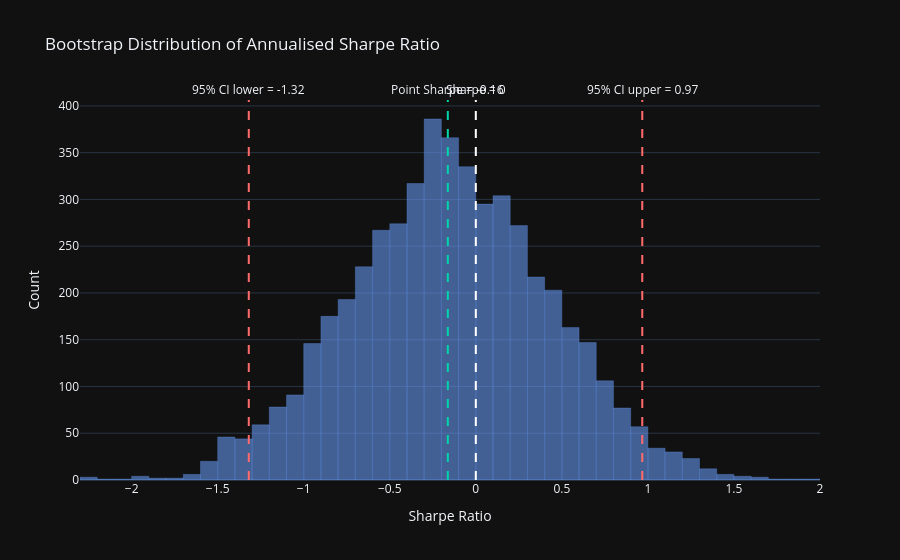

Notebook code cell kept with this figure:
### Markdown cell above
## 5  |  Bootstrap Confidence Interval for Sharpe

A point estimate of the Sharpe ratio can be misleading. Bootstrapping the statistic shows the **uncertainty** around the estimate — crucial when deciding whether a strategy is truly positive-Sharpe.

### Code cell
# Re-collect all bootstrap Sharpe samples for the candidate
boot_rng = np.random.default_rng(SEED)
n = len(candidate_returns)
boot_sharpes = np.array([
    (boot_rng.choice(candidate_returns, size=n, replace=True).mean() /
     boot_rng.choice(candidate_returns, size=n, replace=True).std(ddof=1)) * ANNUAL_FACTOR
    for _ in range(BOOTSTRAP_REPS)
])

ci_lo = candidate_metrics['sharpe_ci_lo']
ci_hi = candidate_metrics['sharpe_ci_hi']
point_sharpe = candidate_metrics['sharpe']

fig = go.Figure()

fig.add_trace(go.Histogram(
    x=boot_sharpes,
    nbinsx=80,
    name='Bootstrap Sharpe',
    marker_color='rgba(100,149,237,0.6)',
    marker_line=dict(color='cornflowerblue', width=0.3)
))

for x_val, label, color in [
    (point_sharpe, f'Point Sharpe = {point_sharpe:.2f}', '#00d4aa'),
    (ci_lo, f'95% CI lower = {ci_lo:.2f}', '#ff6b6b'),
    (ci_hi, f'95% CI upper = {ci_hi:.2f}', '#ff6b6b'),
    (0, 'Sharpe = 0', 'white'),
]:
    fig.add_vline(x=x_val, line_dash='dash', line_color=color,
                  annotation_text=label, annotation_position='top')

fig.update_layout(
    title='Bootstrap Distribution of Annualised Sharpe Ratio',
    xaxis_title='Sharpe Ratio',
    yaxis_title='Count',
    template='plotly_dark',
    showlegend=False
)
fig.show()

print(f"\nPoint Sharpe : {point_sharpe:.3f}")
print(f"95% CI       : [{ci_lo:.3f}, {ci_hi:.3f}]")
print(f"CI includes 0: {ci_lo <= 0 <= ci_hi}  ← genuine concern if True")

### Figure 1 — Plotly figure (JSON) as saved in the notebook; plotly's stock layout.template omitted (floating-point values rounded to 4 significant figures; data arrays with more than 128 entries replaced by an {"elided": "..."} marker saying what was removed)
{"data": [{"marker": {"color": "rgba(100,149,237,0.6)", "line": {"color": "cornflowerblue", "width": 0.3}}, "name": "Bootstrap Sharpe", "nbinsx": 80, "type": "histogram", "x": {"elided": "5000 float values"}}], "layout": {"annotations": [{"showarrow": false, "text": "Point Sharpe = -0.16", "x": -0.1626, "xanchor": "center", "xref": "x", "y": 1, "yanchor": "bottom", "yref": "y domain"}, {"showarrow": false, "text": "95% CI lower = -1.32", "x": -1.319, "xanchor": "center", "xref": "x", "y": 1, "yanchor": "bottom", "yref": "y domain"}, {"showarrow": false, "text": "95% CI upper = 0.97", "x": 0.9672, "xanchor": "center", "xref": "x", "y": 1, "yanchor": "bottom", "yref": "y domain"}, {"showarrow": false, "text": "Sharpe = 0", "x": 0, "xanchor": "center", "xref": "x", "y": 1, "yanchor": "bottom", "yref": "y domain"}], "shapes": [{"line": {"color": "#00d4aa", "dash": "dash"}, "type": "line", "x0": -0.1626, "x1": -0.1626, "xref": "x", "y0": 0, "y1": 1, "yref": "y domain"}, {"line": {"color": "#ff6b6b", "dash": "dash"}, "type": "line", "x0": -1.319, "x1": -1.319, "xref": "x", "y0": 0, "y1": 1, "yref": "y domain"}, {"line": {"color": "#ff6b6b", "dash": "dash"}, "type": "line", "x0": 0.9672, "x1": 0.9672, "xref": "x", "y0": 0, "y1": 1, "yref": "y domain"}, {"line": {"color": "white", "dash": "dash"}, "type": "line", "x0": 0, "x1": 0, "xref": "x", "y0": 0, "y1": 1, "yref": "y domain"}], "showlegend": false, "title": {"text": "Bootstrap Distribution of Annualised Sharpe Ratio"}, "xaxis": {"title": {"text": "Sharpe Ratio"}}, "yaxis": {"title": {"text": "Count"}}}}
